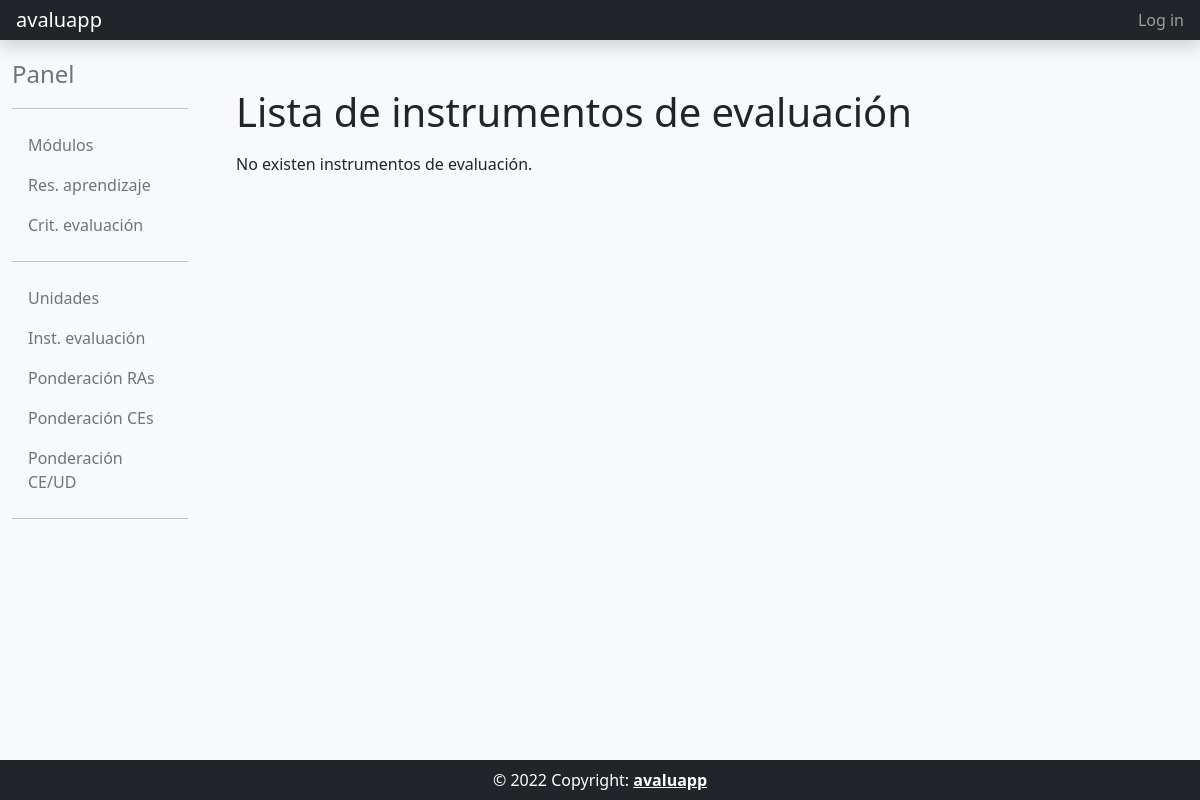
The app's page /ie_list/, older data.
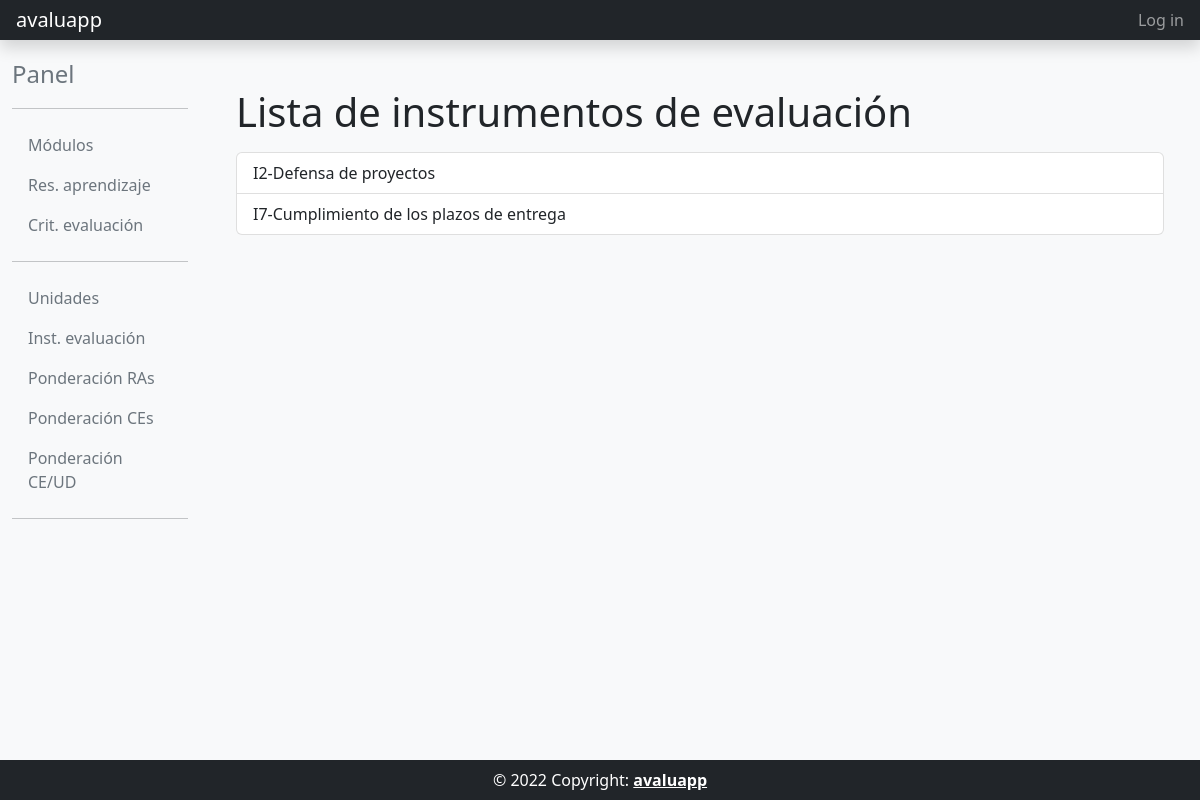
The same page, newer data.
### programacion_didactica/models.py (models this page shows)
class InstEvaluacion(models.Model):
    codigo = models.CharField(max_length = 4, unique=True)
    nombre = models.CharField(max_length = 256, unique=True)
    descripcion = models.TextField()
    def __str__(self):
        return f"{self.codigo}-{self.nombre}"

### programacion_didactica/views.py (the view)
# urls.py: path('ie_list/', proDidactica_views.InstEvListView.as_view(), name='ie_list'),
class InstEvListView(ListView):
    model = InstEvaluacion
    template_name = 'programacion_didactica/ie_list.html'

### templates/programacion_didactica/ie_list.html
{% extends "common/base_intranet.html" %}
{% block main_content %}
<div class="container">
    <h1>Lista de instrumentos de evaluación</h1>
    <ul class="list-group mt-3">
    {% for ie in object_list %}
        <a href="{% url 'ie_detail' ie.id %}" class="list-group-item list-group-item-action">{{ ie }}</a>
    {% empty %}
        <p>No existen instrumentos de evaluación.</p>
    {% endfor %}
    </ul>
</div>
{% endblock main_content %}

Row changes from the older to the newer data that the page shows:
added InstEvaluacion: codigo+nombre "I2-Defensa de proyectos"
added InstEvaluacion: codigo+nombre "I7-Cumplimiento de los plazos de entrega"
Text that changed along with them:
text no longer shown: "No existen instrumentos de evaluación."
